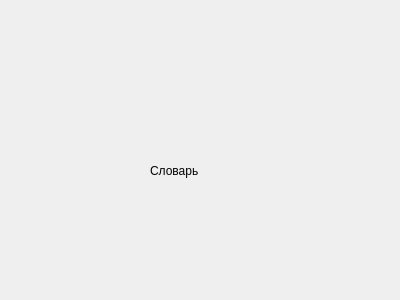
<?xml version="1.0" encoding="UTF-8"?>
<ui version="4.0">
 <class>Dictionary</class>
 <widget class="QWidget" name="Dictionary">
  <property name="geometry">
   <rect>
    <x>0</x>
    <y>0</y>
    <width>400</width>
    <height>300</height>
   </rect>
  </property>
  <property name="windowTitle">
   <string>Form</string>
  </property>
  <widget class="QLabel" name="label">
   <property name="geometry">
    <rect>
     <x>150</x>
     <y>110</y>
     <width>161</width>
     <height>121</height>
    </rect>
   </property>
   <property name="text">
    <string>Словарь</string>
   </property>
  </widget>
 </widget>
 <resources/>
 <connections/>
</ui>
